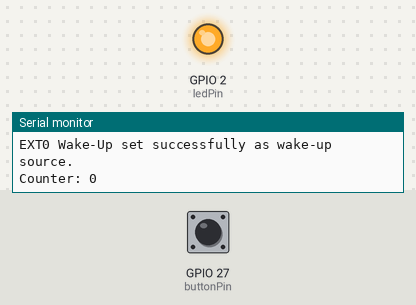
Recording of a program running on a simulated ESP32. On the bench: output pins drawn as LEDs (lit = HIGH), the last lines printed to the serial monitor. The test bench sets the inputs (shaded band); at power-on: GPIO 27 (buttonPin) HIGH.

Above: at 2.5 s.
At 5.5 s:
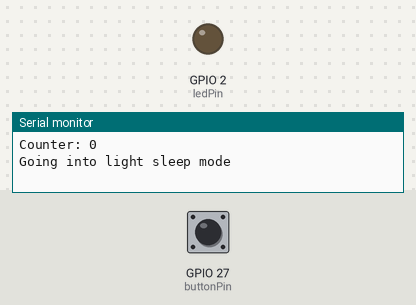
Timing chart, 0 to 7.9 s (numbered marks = the images above):
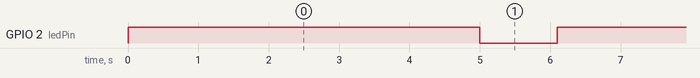

The program:

main.cpp
```cpp
#include <Arduino.h>          // Requerida para proyectos .cpp en PlatformIO
#include "esp_sleep.h"        // Librería nativa para funciones esp_sleep_*
#include "driver/rtc_io.h"    // Para mantener la resistencia pull-up activa en reposo

int counter = 0;
const int ledPin = 2;              // GPIO pin for onboard LED
#define buttonPin  GPIO_NUM_27    // Connect a pushbutton to GPIO 27

void setup() {
    Serial.begin(115200);
    pinMode(ledPin, OUTPUT);
    pinMode(buttonPin, INPUT_PULLUP);

    // Mantiene el pull-up activo en el dominio RTC durante el reposo
    rtc_gpio_pullup_en(buttonPin);
    rtc_gpio_pulldown_dis(buttonPin);

    // Configura despertar por EXT0 cuando el pin pase a nivel BAJO (0 = GND)
    esp_err_t result = esp_sleep_enable_ext0_wakeup(buttonPin, 0);

    if (result == ESP_OK) {
        Serial.println("EXT0 Wake-Up set successfully as wake-up source.");
    } else {
        Serial.println("Failed to set EXT0 Wake-Up as wake-up source.");
    }
}

void loop() {
    Serial.printf("Counter: %d\n", counter);
    counter++;

    digitalWrite(ledPin, HIGH); // LED encendido indicando actividad
    delay(5000);
    digitalWrite(ledPin, LOW);  // Apaga LED antes del reposo

    Serial.println("Going into light sleep mode");
    Serial.flush();             // Garantiza la salida completa del texto Serial
    delay(100);

    esp_light_sleep_start();    // Entra en light sleep

    Serial.println("Returning from light sleep");

    // Antirrebote básico para evitar despertares falsos continuos
    while(digitalRead(buttonPin) == LOW) {
        delay(10);
    }
}
```

Measured:
- by itself, GPIO 2 (ledPin): alternates HIGH for 5.0 s and LOW for 1.1 s
